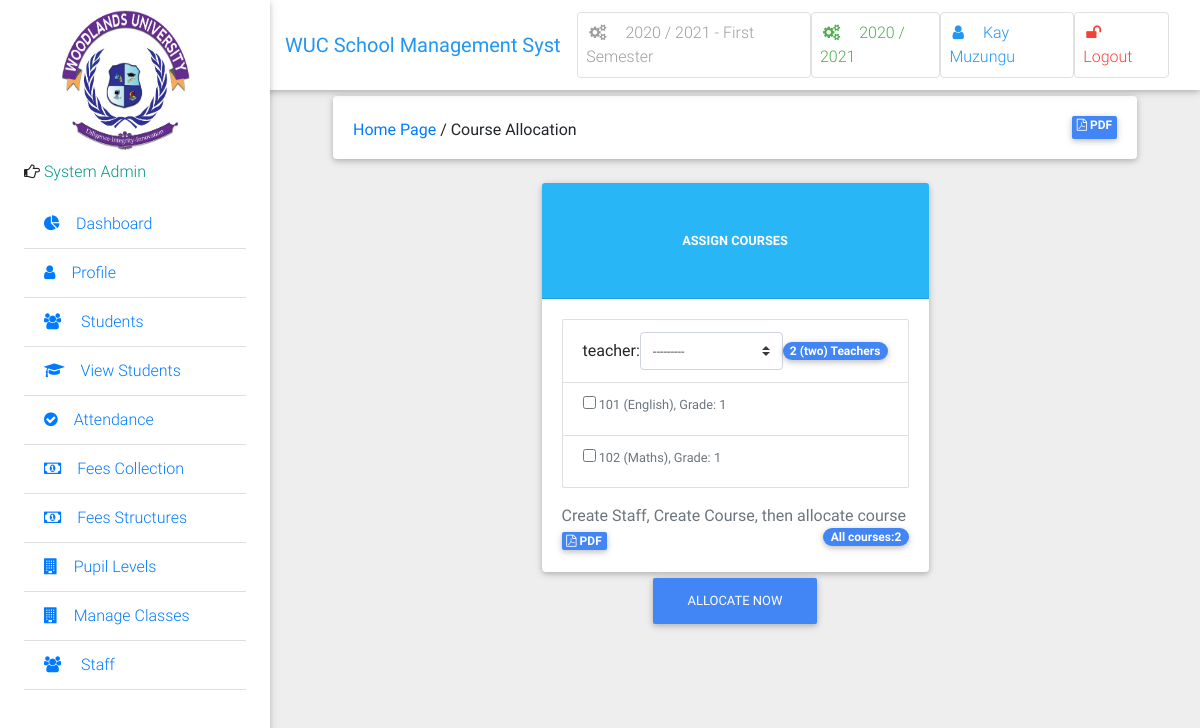
The page /course/assign/ (signed in) on the database as committed earlier.
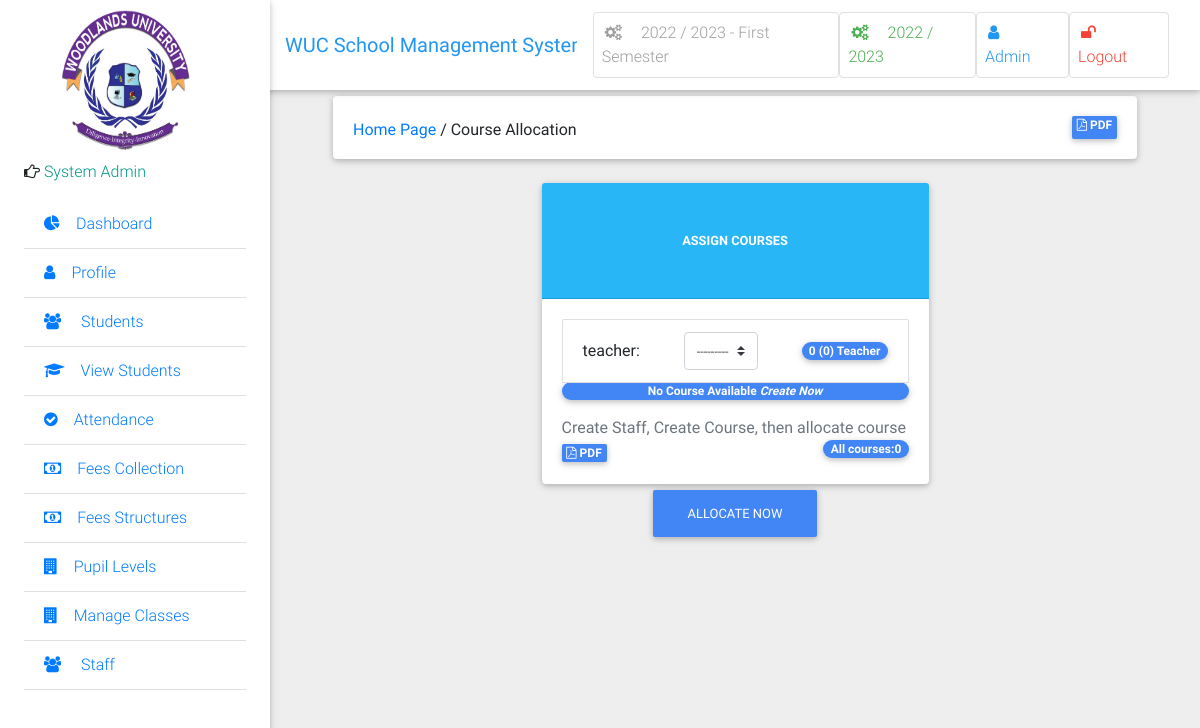
The same page on the database as committed later.
### school/models.py (models this page shows, shortened)
class Semester(models.Model):
    semester = models.CharField(max_length=10, choices=SEMESTER, blank=True)
    is_current_semester = models.BooleanField(default=False, blank=True, null=True)
    session = models.ForeignKey(Session, on_delete=models.CASCADE, blank=True, null=True)
    next_semester_begins = models.DateField(null=True, blank=True)
    def __str__(self):
        return str(self.session) + ' - ' + str(self.semester)

class Session(models.Model):
    session = models.CharField(max_length=200, unique=True)
    is_current_session = models.BooleanField(default=False, blank=True, null=True)
    next_session_begins = models.DateField(blank=True, null=True)
    def __str__(self):
        return self.session

class User(AbstractUser):
    is_student = models.BooleanField(default=False)
    is_lecturer = models.BooleanField(default=False)
    is_librarian = models.BooleanField(default=False)
    is_parent = models.BooleanField(default=False)
    phone = models.CharField(max_length=60, blank=True, null=True)
    address = models.CharField(max_length=60, blank=True, null=True)
    picture = models.ImageField(upload_to="users/pictures/%Y/%m/%d'", blank=True, null=True)
    email = models.EmailField(blank=True, null=True)
    password_type = models.CharField('Password Type', default='Expirable', max_length=200, choices=PASSWORD_TYPES)
    days_for_password_expiry = models.ForeignKey(PasswordConfigurations, on_delete=models.CASCADE, null=True,
                                                 blank=True)
    last_password_reset_date = models.DateField('Reset On', auto_now=True)
    password_expiry_date = models.DateField(editable=False, null=True, blank=True)
    is_password_expired = models.BooleanField(default=False, )
    username_validator = ASCIIUsernameValidator()
    def get_full_name(self):
        full_name = self.username
        if self.first_name and self.last_name:
            full_name = self.first_name + " " + self.last_name
        return full_name
    def __str__(self):
        return self.get_full_name()

### school/views.py (the view, shortened to what this page needs)
# urls.py: path('course/assign/', views.CourseAllocationView.as_view(), name='course_allocation'),
@method_decorator([login_required, lecturer_required], name='dispatch')
class CourseAllocationView(CreateView):
    form_class = CourseAllocationForm
    template_name = 'administrator/course_allocation.html'
    def get_form_kwargs(self):
        kwargs = super(CourseAllocationView, self).get_form_kwargs()
        kwargs['user'] = self.request.user
        return kwargs

### school/forms.py
class CourseAllocationForm(forms.ModelForm):
    courses = forms.ModelMultipleChoiceField(
        queryset=Course.objects.filter(semester__is_current_semester=True).order_by('level'),
        widget=forms.CheckboxSelectMultiple,
        required=True
    )
    lecturer = forms.ModelChoiceField(
        queryset=User.objects.filter(is_lecturer=True),
        widget=forms.Select(attrs={'class': 'browser-default custom-select'}),
        label="teacher",
    )
    class Meta:
        model = CourseAllocation
        fields = ['lecturer', 'courses']
    def __init__(self, *args, **kwargs):
        user = kwargs.pop('user')
        super(CourseAllocationForm, self).__init__(*args, **kwargs)
        self.fields['lecturer'].queryset = User.objects.filter(is_lecturer=True)

### school/context_processors.py (called while the page is built)
def session_processor(request):
	current_session = Session.objects.get(is_current_session=True)
	return {"current_session": current_session}

def semester_processor(request):
	current_semester = Semester.objects.get(is_current_semester=True)
	return {"current_semester": current_semester}

### school/models.py (called while the page is built)
    def __str__(self):
        return self.level

### school/templates/administrator/course_allocation.html (shortened to what this page needs)
{% extends 'school/base.html' %}
{% load humanize %}
{% block side_bar %}
    {% include 'school/partial_active_element.html' with active='course_allocation' %}
{% endblock side_bar %}
{% block content %}
<div class="container-fluid mt-5">
<div class="card mb-4 wow fadeIn">
    <div class="card-body d-sm-flex justify-content-between">
      <h6 class="mb-2 mb-sm-0 pt-1">
        <a href="/">Home Page</a>
         <span>/</span>
         <span>Course Allocation</span>
        </h6>
        <span class="badge badge-primary badge-pillt pull-right">
            <a href="#" class="text-white"><i class="fa fa-file-pdf-o" aria-hidden="true"></i> PDF</a>
        </span>
    </div>
  </div>
<form method="post">{% csrf_token %}
<div class="row">
    <div class="col-lg-3 col-md-3">
    </div>
    <div class="col-lg-6 col-md-6">
      <div class="card">
        <small class="card-header light-blue lighten-1 white-text text-uppercase font-weight-bold text-center py-5">
            Assign Courses
          </small>
        <div class="card-body">
          <ul class="list-group">
            <li class="list-group-item d-flex justify-content-between align-items-center">
              {{ form.lecturer.label }}:
                <small>{{ form.lecturer }}</small>
                <span class="badge badge-primary badge-pill">
                {{ form.lecturer|length|add:-1 }}
                ({{ form.lecturer|length|add:-1|apnumber }})
                Teacher{{ form.lecturer|length|pluralize }} </span>
              </li>
              {% for course in form.courses %}
              <li class="list-group-item d-flex justify-content-between align-items-center">
                <small class="text-muted">{{ course }}</small>
                {% empty %}
                <span class="badge badge-primary badge-pill">
                  No Course Available
                  <a href="{% url 'add_new_course' %}"><i style="color: #ffffff">Create Now</i></a>
                </span>
                {% endfor %}
          </ul>
          <p class="text-small text-muted mb-0 pt-3">
              Create Staff, Create Course, then allocate course
          </p>
          <span class="badge badge-primary badge-pillt">
            <a href="#" class="text-white"><i class="fa fa-file-pdf-o" aria-hidden="true"></i> PDF</a>
          </span>
          <span class="badge badge-primary badge-pill pull-right">All course{{ form.courses|length|pluralize }}:{{ form.courses|length }}
          </span>
        </div>
      </div>
    </div>
    <div class="col-lg-3 col-md-3">
    </div>
    </div>
    <div class="text-center">
      <button type="submit" class="btn btn-primary">Allocate Now</button>
    </div>
</form>
{% endblock content %}

### school/templates/school/base.html (shortened to what this page needs)
{% load static %}
<!DOCTYPE html>
<html lang="en">
<head>
    <link rel="stylesheet" href="https://cdn.datatables.net/1.10.20/css/jquery.dataTables.min.css">
    <link rel="stylesheet" href="https://cdn.datatables.net/buttons/1.6.1/css/buttons.dataTables.min.css">
    <link rel="stylesheet" href="https://maxcdn.bootstrapcdn.com/font-awesome/4.7.0/css/font-awesome.min.css">
    <link href="{% static 'school/css/bootstrap.min.css' %}" rel="stylesheet">
    <link href="{% static 'school/css/mdb.min.css' %}" rel="stylesheet">
    <link href="{% static 'school/css/style.css' %}" rel="stylesheet">
    <link rel="stylesheet" type="text/css" href="https://cdn.datatables.net/1.10.20/css/jquery.dataTables.css">
{% include 'school/small-screen-navbar.html'%}
</head>
<body class="grey lighten-3">
<header>
    <nav class="navbar fixed-top navbar-expand-lg navbar-light white scrolling-navbar">
        <div class="container-fluid">
            <a class="navbar-brand waves-effect" href="/">
                <strong class="blue-text">WUC School Management System</strong>
            </a>
            <div class="collapse navbar-collapse" id="navbarSupportedContent">
                <ul class="navbar-nav nav-flex-icons">
                    <li class="nav-item">
                        <a href="{% if request.user.is_superuser %}{% url 'manage_semester' %}{% else %}#{% endif %}"
                           class="nav-link border border-light grey-text rounded waves-effect">
                            <i class="fa fa-cogs mr-3"></i>{{ current_semester }} Semester
                        </a>
                    </li>
                    <li class="nav-item">
                        <a href="{% if request.user.is_superuser %}{% url 'manage_session' %}{% else %}#{% endif %}"
                           class="nav-link border border-light green-text rounded waves-effect">
                            <i class="fa fa-cogs mr-3"></i>{{ current_session }}
                        </a>
                    </li>
                    <li class="nav-item">
                        <a href="{% url 'profile' %}"
                           class="nav-link border border-light rounded waves-effect blue-text">
                            <i class="fa fa-user mr-3"></i>{{ user|capfirst }}
                        </a>
                    </li>
                    <li class="nav-item">
                        <a href="/accounts/logout/" class="nav-link border border-light rounded waves-effect red-text">
                            <i class="fa fa-unlock mr-3"></i>Logout
                        </a>
                    </li>
                </ul>
            </div>
        </div>
    </nav>
    <div class="sidebar-fixed position-fixed">
        <img src="{% static 'img/logo.jpg' %}" id="icon" class="logo" style="margin-left: 30px; height: 160px;">
        {% if request.user.is_lecturer %}
            <p><i class="fa fa-hand-o-right" aria-hidden="true"></i>
                <span class="teal-text text-center"> Lecturer</span></p>
        {% elif request.user.is_student %}
            <p><i class="fa fa-hand-o-right" aria-hidden="true"></i>
                <span class="teal-text text-center"> Student</span></p>
        {% elif request.user.is_parent %}
            <p><i class="fa fa-hand-o-right" aria-hidden="true"></i>
                <span class="teal-text text-center"> Parent</span></p>
        {% elif request.user.is_librarian %}
            <p><i class="fa fa-hand-o-right" aria-hidden="true"></i>
                <span class="teal-text text-center"> Library</span></p>
        {% else %}
            <p><i class="fa fa-hand-o-right" aria-hidden="true"></i>
                <span class="teal-text text-center"> System Admin</span></p>
        {% endif %}
        <div class="dashboard">
            {% block side_bar %}{% endblock side_bar %}
        </div>
    </div>
</header>
<main class="pt-5 mx-lg-5">
    {% block content %} {% endblock %}
</main>
</body>
</html>

Rows that differ between the two databases and show on the page:
no longer on this page (row edited): Semester: session+semester "2020 / 2021 - First"
removed User: lecturer|length "2"
added Semester: session+semester "2022 / 2023 - First"
changed Session: session "2020 / 2021" → "2022 / 2023"
changed User: username+first_name "Kay Muzungu" → "Admin"
Other text that changed with them:
text no longer shown: "two 2"
text now shown: "0 0 No Course Available Create Now 0"
list line gone: "☐ 101 (English), Grade: 1"
list line gone: "☐ 102 (Maths), Grade: 1"
